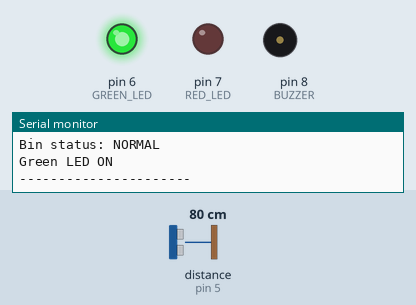
Recording of a sketch running on a simulated Arduino Uno, built with avr-gcc and run on an emulated ATmega328P. Shown: output pins drawn as LEDs (lit = HIGH), buzzer (waves = sounding, pin HIGH), the last lines printed to the serial monitor. Wiring (inferred from the names in the program): ultrasonic range finder: trigger pin 4; echo pin 5. The inputs (shaded band) are chosen by the test bench; at power-on: distance to the obstacle (sensor on pin 5) 80 cm. The echo pulse lasts 58.3 µs per cm; pins used as bus, display or sensor lines are not drawn.

Above: at 1.8 s.
1.9 s: distance to the obstacle (sensor on pin 5) set to 6 cm
3.4 s: distance to the obstacle (sensor on pin 5) set to 3 cm
At 5.0 s:
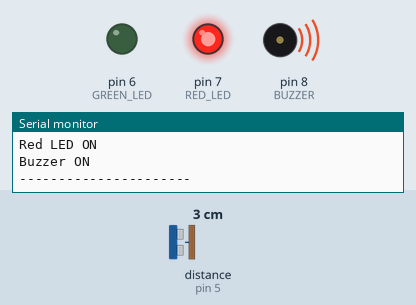
5.7 s: distance to the obstacle (sensor on pin 5) set to 9 cm
At 7.1 s:
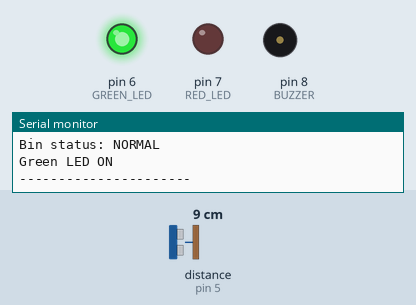
7.8 s: distance to the obstacle (sensor on pin 5) set to 2 cm
At 9.5 s:
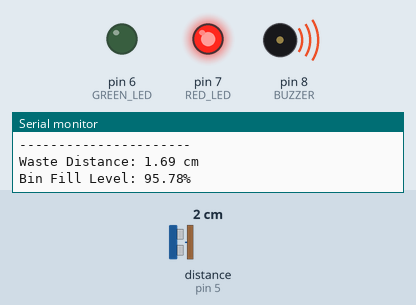
Timing chart, 0 to 10.9 s (numbered marks = the images above; inputs shaded):
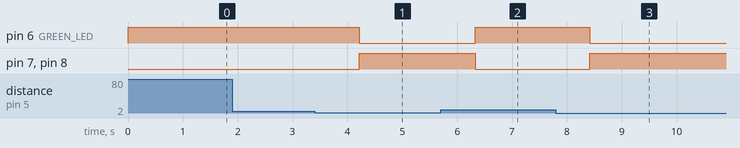

Measured:
- the behaviour switches between 5 and 4 cm on distance to the obstacle (sensor on pin 5) (found by bisection; images 0 and 1)
- after the input at 3.4 s, pin 6 (GREEN_LED): HIGH → LOW after 0.81 s; pin 7 (RED_LED), pin 8 (BUZZER): LOW → HIGH after 0.81 s
- after the input at 5.7 s, pin 6 (GREEN_LED): LOW → HIGH after 0.63 s; pin 7 (RED_LED), pin 8 (BUZZER): HIGH → LOW after 0.63 s
- after the input at 7.8 s, pin 6 (GREEN_LED): HIGH → LOW after 0.61 s; pin 7 (RED_LED), pin 8 (BUZZER): LOW → HIGH after 0.61 s

The sketch:

alert_test.ino
```cpp
// Smart Dustbin
// Step 13 - LED and Buzzer Alert Test

// Ultrasonic Sensor 2
const int TRIG_PIN = 4;
const int ECHO_PIN = 5;

// Output pins
const int GREEN_LED = 6;
const int RED_LED = 7;
const int BUZZER = 8;

// Bin settings
const float BIN_HEIGHT = 40.0;

// Full-bin threshold
const float FULL_THRESHOLD = 90.0;


// Read ultrasonic distance
float readDistance()
{
  digitalWrite(TRIG_PIN, LOW);
  delayMicroseconds(2);

  digitalWrite(TRIG_PIN, HIGH);
  delayMicroseconds(10);
  digitalWrite(TRIG_PIN, LOW);

  unsigned long duration = pulseIn(ECHO_PIN, HIGH);

  float distance = duration / 58.0;

  return distance;
}


// Calculate fill percentage
float calculateFillPercentage(float distance)
{
  float fillLevel = BIN_HEIGHT - distance;

  float fillPercentage =
      (fillLevel / BIN_HEIGHT) * 100.0;

  if (fillPercentage < 0)
  {
    fillPercentage = 0;
  }

  if (fillPercentage > 100)
  {
    fillPercentage = 100;
  }

  return fillPercentage;
}


void setup()
{
  Serial.begin(9600);

  pinMode(TRIG_PIN, OUTPUT);
  pinMode(ECHO_PIN, INPUT);

  pinMode(GREEN_LED, OUTPUT);
  pinMode(RED_LED, OUTPUT);
  pinMode(BUZZER, OUTPUT);

  // Start in normal state
  digitalWrite(GREEN_LED, HIGH);
  digitalWrite(RED_LED, LOW);
  digitalWrite(BUZZER, LOW);

  Serial.println("Bin Alert System Started");
}


void loop()
{
  float distance = readDistance();

  float fillPercentage =
      calculateFillPercentage(distance);

  Serial.print("Waste Distance: ");
  Serial.print(distance);
  Serial.println(" cm");

  Serial.print("Bin Fill Level: ");
  Serial.print(fillPercentage);
  Serial.println("%");


  // Check full-bin threshold
  if (fillPercentage >= FULL_THRESHOLD)
  {
    // Full bin
    digitalWrite(GREEN_LED, LOW);
    digitalWrite(RED_LED, HIGH);
    digitalWrite(BUZZER, HIGH);

    Serial.println("WARNING: BIN IS FULL!");
    Serial.println("Red LED ON");
    Serial.println("Buzzer ON");
  }
  else
  {
    // Normal bin
    digitalWrite(GREEN_LED, HIGH);
    digitalWrite(RED_LED, LOW);
    digitalWrite(BUZZER, LOW);

    Serial.println("Bin status: NORMAL");
    Serial.println("Green LED ON");
  }

  Serial.println("----------------------");

  delay(1000);
}
```
